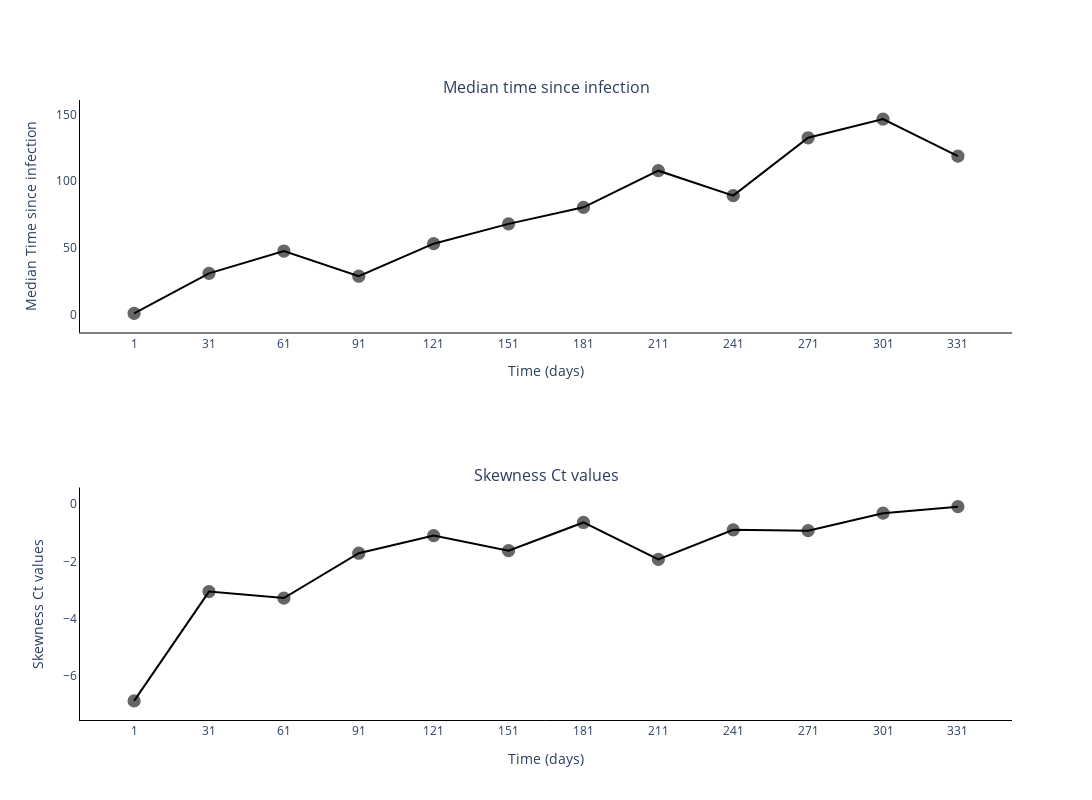

Notebook code for this chart:
### Markdown cell above
### Plot skenewss and median

### Code cell
fig = go.Figure()
fig = make_subplots(rows=2, cols=1, subplot_titles=('Median time since infection', 'Skewness Ct values'))

median_ti = []

for ti in time_since_infec[0]:
    median_ti.append(np.median(ti))


fig.add_trace(
    go.Scatter(
        y=median_ti,
        x=sample_points,
        mode='lines+markers',
        connectgaps=True,
        name='Median times',
        marker_line=dict(width=1.25, color='black'),
        marker_opacity=0.6,
        marker_size=12,
        line_color='black',
        showlegend=False,
    ),
    row=1,
    col=1
)

fig.add_trace(
    go.Scatter(
        y=skews,
        x=sample_points,
        mode='lines+markers',
        connectgaps=True,
        name='Skewness Ct values',
        marker_line=dict(width=1.25, color='black'),
        marker_opacity=0.6,
        marker_size=12,
        line_color='black',
        showlegend=False,
    ),
    row=2,
    col=1
)

# Add axis labels
fig.update_layout(
    width=1100, 
    height=800,
    plot_bgcolor='white',
    xaxis=dict(
        linecolor='black',
        tickvals=sample_points.tolist(),
        title = 'Time (days)'
        ),
    yaxis=dict(
        linecolor='black',
        title = 'Median Time since infection'),
    xaxis2=dict(
        linecolor='black',
        tickvals=sample_points.tolist(),
        title = 'Time (days)'
        ),
    yaxis2=dict(
        linecolor='black',
        title = 'Skewness Ct values')
    #legend=dict(
    #    orientation="h",
    #    yanchor="bottom",
    #    y=1.02,
    #    xanchor="right",
    #    x=1
    #)
    )

fig.write_image('images/Median_vs_Skewness.pdf')
fig.show()

### Figure 1 — Plotly figure (JSON) as saved in the notebook; plotly's stock layout.template omitted (floating-point values rounded to 4 significant figures)
{"data": [{"connectgaps": true, "line": {"color": "black"}, "marker": {"line": {"color": "black", "width": 1.25}, "opacity": 0.6, "size": 12}, "mode": "lines+markers", "name": "Median times", "showlegend": false, "type": "scatter", "x": [1, 31, 61, 91, 121, 151, 181, 211, 241, 271, 301, 331], "xaxis": "x", "y": [1, 31, 47.68, 28.84, 53.18, 68.02, 80.4, 107.8, 89.17, 132.5, 146.4, 118.7], "yaxis": "y"}, {"connectgaps": true, "line": {"color": "black"}, "marker": {"line": {"color": "black", "width": 1.25}, "opacity": 0.6, "size": 12}, "mode": "lines+markers", "name": "Skewness Ct values", "showlegend": false, "type": "scatter", "x": [1, 31, 61, 91, 121, 151, 181, 211, 241, 271, 301, 331], "xaxis": "x2", "y": [-6.857, -3.047, -3.275, -1.709, -1.096, -1.622, -0.6376, -1.925, -0.8946, -0.9228, -0.3148, -0.08613], "yaxis": "y2"}], "layout": {"annotations": [{"font": {"size": 16}, "showarrow": false, "text": "Median time since infection", "x": 0.5, "xanchor": "center", "xref": "paper", "y": 1, "yanchor": "bottom", "yref": "paper"}, {"font": {"size": 16}, "showarrow": false, "text": "Skewness Ct values", "x": 0.5, "xanchor": "center", "xref": "paper", "y": 0.375, "yanchor": "bottom", "yref": "paper"}], "height": 800, "plot_bgcolor": "white", "width": 1100, "xaxis": {"anchor": "y", "domain": [0, 1], "linecolor": "black", "tickvals": [1, 31, 61, 91, 121, 151, 181, 211, 241, 271, 301, 331], "title": {"text": "Time (days)"}}, "xaxis2": {"anchor": "y2", "domain": [0, 1], "linecolor": "black", "tickvals": [1, 31, 61, 91, 121, 151, 181, 211, 241, 271, 301, 331], "title": {"text": "Time (days)"}}, "yaxis": {"anchor": "x", "domain": [0.625, 1], "linecolor": "black", "title": {"text": "Median Time since infection"}}, "yaxis2": {"anchor": "x2", "domain": [0, 0.375], "linecolor": "black", "title": {"text": "Skewness Ct values"}}}}
